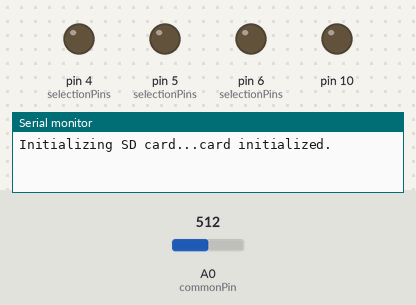
Simulated run of this sketch. Board: Arduino Uno, built with avr-gcc and run on an emulated ATmega328P. On the bench: output pins drawn as LEDs (lit = HIGH), the last lines printed to the serial monitor. Dashed ring = blinking. The test bench sets the inputs (shaded band); at power-on: A0 (commonPin) = 512. Storage starts empty.

Above: at 0.1 s.
At 3.2 s:
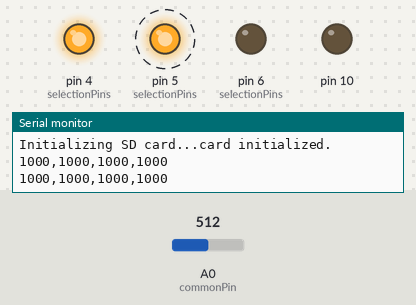
3.3 s: A0 (commonPin) set to 100
6.3 s: A0 (commonPin) set to 89
Timing chart, 0 to 14.7 s (numbered marks = the images above; inputs shaded):
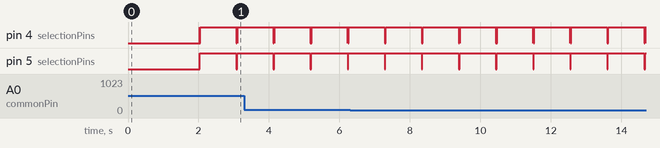

Measured:
- by itself, pin 4 (selectionPins): repeats every 1.1 s: HIGH 0.01 s, LOW 0.01 s, HIGH 1.0 s, LOW 0.01 s
- by itself, pin 5 (selectionPins): alternates HIGH for 1.0 s and LOW for 0.02 s

The sketch:

monitor_pressure.ino
```cpp
#include <SD.h>
#include <mux.h>
// Constante de sélection de la pin hardware
const int chipSelect = 10;

// Initialisation du multiplexeur
int selectionPins[] = {4,5,6};
int nombreCapteurs = 4;
// valeur des résistances des capteurs
int sensorValue[] = {0, 0, 0, 0};

Mux mux(nombreCapteurs, A0, selectionPins, false, true);

// select the input pins for the potentiometer
// useful when using several multiplexers
int sensorPin[] = {A0};
// input pin for the arduino, useful when only using one multiplexer
int commonPin = A0;


// valeur de la résistance fixe du pont diviseur, en Ohm
int fixedResistor = 1000;
float inputVoltage = 5.0;
float outputVoltage = 0.0;
long int maxSensorResistance = 60000;

// Ces deux variables seront dans une version ultérieure
// mise à jour par des boutons qui permettront de lancer
// et de stopper la mesure.
boolean beginSampling = true;
boolean endSampling = false;

File dataFile;

void setup()
{
  Serial.begin(9600);
  Serial.print("Initializing SD card...");
  // make sure that the default chip select pin is set to
  // output, even if you don't use it:
  pinMode(10, OUTPUT);
  mux.init();
  // see if the card is present and can be initialized:
  if (!SD.begin(chipSelect)) {
    Serial.println("Card failed, or not present");
    // don't do anything more:
    return;
  }
  Serial.println("card initialized.");
  delay(2000);
}

void loop()
{
  while(!beginSampling)
  {
   delay(200);
  }
  while(!endSampling)
  {
    // read the value from the sensor:
    for(int i=0; i<nombreCapteurs; i++)
    {
      //outputVoltage = analogRead(sensorPin[i]) * (5.0 / 1024.0);
      mux.selectChan(i);
      delay(10);
      //outputVoltage = analogRead(commonPin) * (5.0 / 1024.0);
      outputVoltage = mux.readComPin() * (5.0 / 1024.0);
      //Serial.println(outputVoltage);
      sensorValue[i] = int(inputVoltage*fixedResistor/outputVoltage-fixedResistor);
    }
    //Serial.println("---");
    String dataString="";
    for(int i=0; i<nombreCapteurs; i++)
    {
      if(sensorValue[i]>0)
      {
        dataString += sensorValue[i];
      }
      else
      {
        dataString += maxSensorResistance;
      }
      if(i<nombreCapteurs-1)
      {
        dataString += ",";
      }
    }
    //dataString += "\n";
    dataFile = SD.open("datalog.txt", FILE_WRITE);
    dataFile.println(dataString);
    dataFile.close();
    Serial.println(dataString);
    delay(1000);
  }
  return;
}
```

mux.h
```cpp
/*
 * Mux.h : Bibliothèque pour utiliser un multiplexer CD4051B soit en
 * multiplexer, soit en demultiplexer.
 * Author : Nicolas Seydoux
 * Date : 19/10/2014
 */

 #ifndef MUX_H
 #define MUX_H

 #define SELECTION_PINS_COUNT 3

 #include "Arduino.h"

 class Mux
 {
	 public:
	 	// Defines the number of avalable channels, the common pin, the selection pins, the mode (mux or demux)
		// and wether the common pin is analogic or not
		Mux(int chanNum, int comPin, int selectionPins[], bool mode, bool analog);
		// Sets the selection pins in order to select the right channels
		void selectChan(int chan);
		// Only available if mode=false
		int readComPin();
		// Only available if mode=true
		void writeComPin(bool value);
		void init();
	 private:
		// Pins de sélection du canal
		int _selectionPins[SELECTION_PINS_COUNT];
		// Pin commune
		int _comPin;
		// Nombre de canaux utilisés (borne pour la valeur sélectionnée)
		int _chanNum;
		// mode permet de choisir entre le mode multiplexeur (1 vers n, mode = true)
		// et le mode démultiplexeur (n vers 1, mode = false). La différence entre
		// les deux modes est le sens d'utilisation de la pin commune.
		bool _mode;
		// Détermine si la pin commune est analogique ou numérique.
		bool _analog;
 };

 #endif
```
